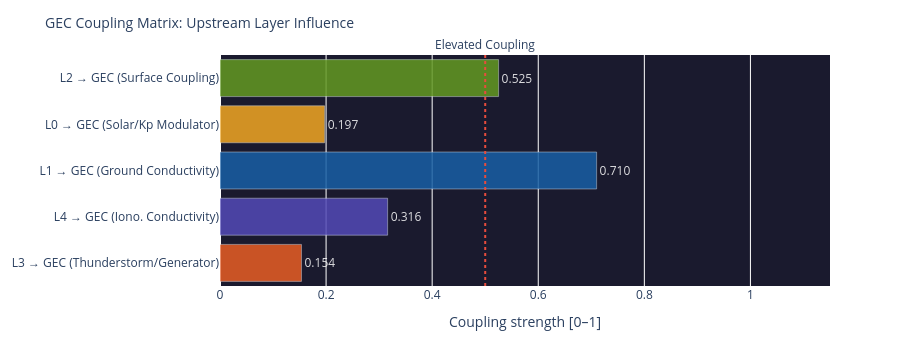

The cell this chart's notebook holds for it:
### Code cell
# ============================================================
# COUPLING MATRIX – How strongly does each layer influence the GEC?
# ============================================================

# Coupling strengths (0–1) from upstream layer scores
def safe(v, default=0.0):
    return float(v) if v is not None else default

coupling = {
    'L3 → GEC\n(Thunderstorm/Generator)':    safe(l3_thunder_score, 0.15),
    'L4 → GEC\n(Iono. Conductivity)':    safe(l4_ioniz, 0.3),
    'L1 → GEC\n(Ground Conductivity)':   0.71,   # stabil (Ozeananteil)
    'L0 → GEC\n(Solar/Kp Modulator)':    safe(layer0.get('score') if layer0 else None, 0.25),
    'L2 → GEC\n(Surface Coupling)':      safe(layer2.get('components',{}).get('Elec. Surface Coupling',{}).get('score') if layer2 else None, 0.3),
}

names  = list(coupling.keys())
values = list(coupling.values())
colors = ['#E85D24','#534AB7','#185FA5','#F2A623','#639922']

fig = go.Figure(go.Bar(
    x=values, y=names,
    orientation='h',
    marker_color=colors, opacity=0.85,
    text=[f'{v:.3f}' for v in values],
    textposition='outside',
    textfont=dict(color='white')
))
fig.add_vline(x=0.5, line_dash='dot', line_color='#e74c3c',
              annotation_text='Elevated Coupling', annotation_position='top')
fig.update_layout(
    title=dict(text='GEC Coupling Matrix: Upstream Layer Influence', font=dict(size=14)),
    xaxis=dict(title='Coupling strength [0–1]', range=[0, 1.15]),
    height=340, plot_bgcolor='#1a1a2e', paper_bgcolor='rgba(0,0,0,0)',
    margin=dict(l=180, r=70, t=55, b=40)
)
fig.show()

### Figure 1 — Plotly figure (JSON) as saved in the notebook; plotly's stock layout.template omitted (floating-point values rounded to 4 significant figures)
{"data": [{"marker": {"color": ["#E85D24", "#534AB7", "#185FA5", "#F2A623", "#639922"]}, "opacity": 0.85, "orientation": "h", "text": ["0.154", "0.316", "0.710", "0.197", "0.525"], "textfont": {"color": "white"}, "textposition": "outside", "type": "bar", "x": [0.1536, 0.316, 0.71, 0.1973, 0.5252], "y": ["L3 → GEC\n(Thunderstorm/Generator)", "L4 → GEC\n(Iono. Conductivity)", "L1 → GEC\n(Ground Conductivity)", "L0 → GEC\n(Solar/Kp Modulator)", "L2 → GEC\n(Surface Coupling)"]}], "layout": {"annotations": [{"showarrow": false, "text": "Elevated Coupling", "x": 0.5, "xanchor": "center", "xref": "x", "y": 1, "yanchor": "bottom", "yref": "y domain"}], "height": 340, "margin": {"b": 40, "l": 180, "r": 70, "t": 55}, "paper_bgcolor": "rgba(0,0,0,0)", "plot_bgcolor": "#1a1a2e", "shapes": [{"line": {"color": "#e74c3c", "dash": "dot"}, "type": "line", "x0": 0.5, "x1": 0.5, "xref": "x", "y0": 0, "y1": 1, "yref": "y domain"}], "title": {"font": {"size": 14}, "text": "GEC Coupling Matrix: Upstream Layer Influence"}, "xaxis": {"range": [0, 1.15], "title": {"text": "Coupling strength [0–1]"}}}}
